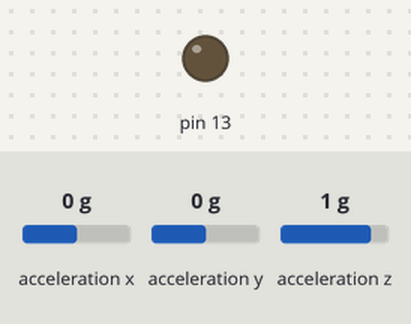
Bench run of a sketch on a simulated Arduino Uno, built with avr-gcc and run on an emulated ATmega328P. Shown: output pins drawn as LEDs (lit = HIGH). Wiring (inferred from the names in the program): MPU-6050 motion sensor at I2C address 0x68. The inputs (shaded band) are chosen by the test bench; at power-on: acceleration z 1 g, acceleration x 0 g, acceleration y 0 g.

Above: at 1.2 s.
1.3 s: acceleration z set to 0.1 g
2.8 s: acceleration z set to -0.2 g
At 3.5 s:
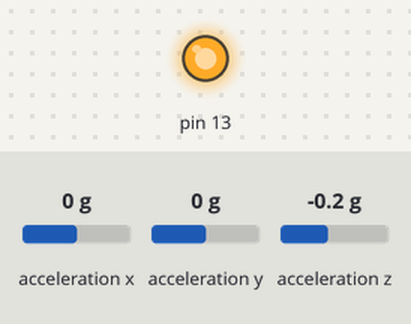
4.3 s: acceleration x set to -0.2 g
5.8 s: acceleration x set to -0.5 g
7.3 s: acceleration x set to 0.2 g
8.8 s: acceleration x set to 0.5 g
Timing chart, 0 to 11.3 s (numbered marks = the images above; inputs shaded):
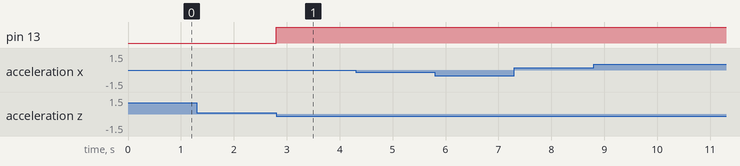

The sketch:

acceleration.ino
```cpp
#include <Wire.h>

float prevX = 1, prevY = 1, prevZ = 1;
bool state;
byte rc;
void setup() {
  // put your setup code here, to run once:
  Wire.beginTransmission(104);
  Wire.write(107);
  Wire.write(0);
  rc = Wire.endTransmission(true);
  Wire.beginTransmission(104);
  Wire.write(28);
  Wire.write(2 << 3);
  rc = Wire.endTransmission(true);
  // Serial.begin(9600);
  pinMode(13, OUTPUT);
  // Serial.print("Setup complete");
  state = false;
}

void loop() {
  Wire.beginTransmission(104);
  // Serial.print("start");
 Wire.write(59);
//  Serial.print("port");
 // follower address 104 for MPU6050
 // follower register 59 for acc. in x
  rc=Wire.endTransmission(false);// transmit register
  // Serial.print("transmit");
  Wire.requestFrom(104,6,true); // start listening for 6 bytes
  // Serial.print("action listener");
  int16_t xHigh=Wire.read();
  // read data from follower
  int16_t xLow =Wire.read();
  int16_t x = xHigh << 8 | xLow;
  float xf = x * 9.81/4096;
  int16_t yHigh=Wire.read();
  int16_t yLow=Wire.read();
  int16_t y = yHigh << 8 | yLow;
  float yf = y * 9.81/4096;
  int16_t zHigh=Wire.read();
  int16_t zLow=Wire.read();
  int16_t z = zHigh << 8 | zLow;
  float zf = z * -9.81/4096;
  if (zf < 0) {
    state = false;
    // Serial.println("up");
  }
  if (zf > 0 && state == false) {
    digitalWrite(13, HIGH);
    state = true;
    // Serial.println("Down");
  } //else {
  //   digitalWrite(13, LOW);
  // } upside down check

  if (((((prevX < 0) != (xf<0)) && abs(xf) > 3)) || (((prevY<0) != (yf<0)) && abs(yf) > 3) || (((prevZ<0) != (zf<0)) && abs(zf) > 15)) {
    digitalWrite(13, LOW);
    // Serial.println("Shook");
  }
  prevX = xf;
  prevY = yf;
  prevZ = zf;
  // Serial.println("x: " + String(xf));
  // Serial.println("y: " + String(yf));
  // Serial.println("z: " + String(zf));
  delay(10);
}
```

Measured:
- the behaviour switches between 0 and -0.1 g on acceleration z (found by bisection; images 0 and 1)
- after the input at 1.3 s, every drawn part: stays the same
- after the input at 2.8 s, pin 13: LOW → HIGH at once
- after the input at 4.3 s, every drawn part: stays the same
- after the input at 5.8 s, every drawn part: stays the same
- after the input at 7.3 s, every drawn part: stays the same
- after the input at 8.8 s, every drawn part: stays the same
